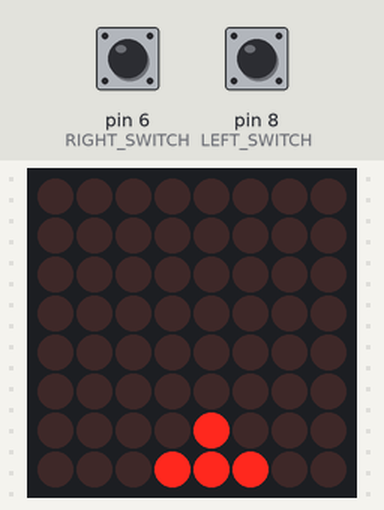
The sketch below on a simulated Arduino Uno, built with avr-gcc and run on an emulated ATmega328P. On the bench: 8×8 LED matrix. The inputs (shaded band) are chosen by the test bench; at power-on: pin 6 (RIGHT_SWITCH) HIGH, pin 8 (LEFT_SWITCH) HIGH.

Above: at 3.2 s.
3.3 s: pin 6 (RIGHT_SWITCH) pulled LOW for 0.15 s
At 3.52 s:
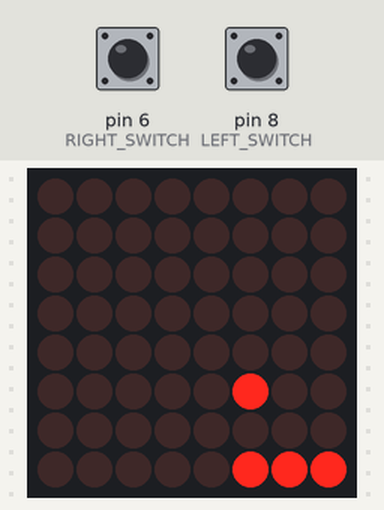
5.0 s: pin 8 (LEFT_SWITCH) pulled LOW for 1 s
At 5.32 s:
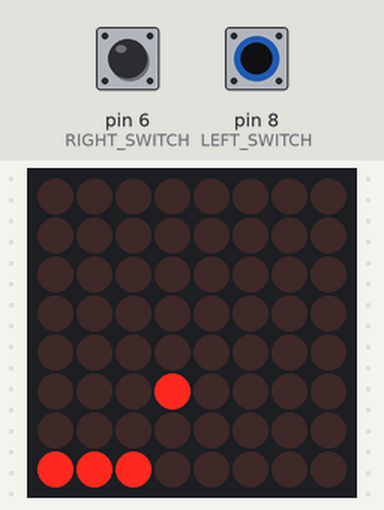
7.5 s: pin 6 (RIGHT_SWITCH) pulled LOW for 1 s
At 9.7 s:
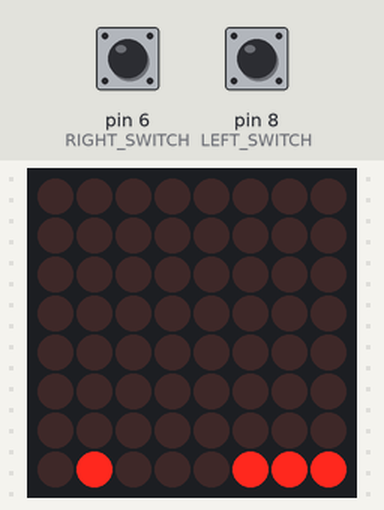
10.0 s: pin 8 (LEFT_SWITCH) pulled LOW for 3.2 s
At 13.4 s:
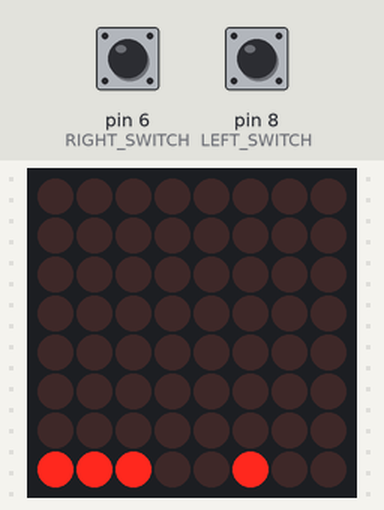
14.7 s: pin 8 (LEFT_SWITCH) pulled LOW for 0.15 s
At 15.02 s:
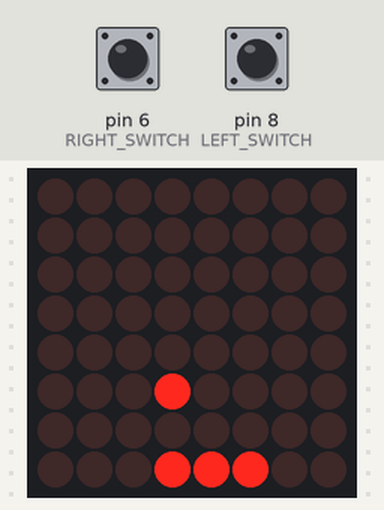
16.9 s: pin 6 (RIGHT_SWITCH) pulled LOW for 0.15 s
At 17.12 s:
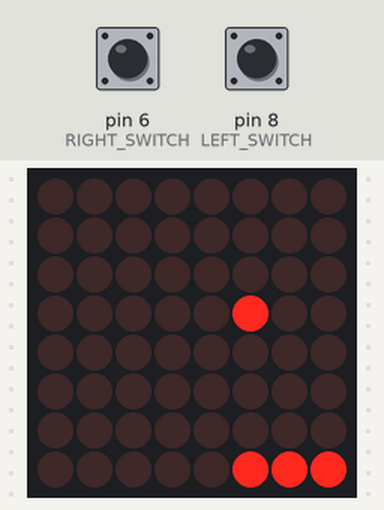

The sketch:

MD_MAX72xx_SimplePong.ino
```cpp
// Use the MD_MAX72XX library to play Pong
//
// Play pong on just one matrix. Bat is controlled by 2
// switches for left and right movement. Optionally use
// a pot on analog input to set the speed.
//

#include <MD_MAX72xx.h>
#include <SPI.h>

#define SPEED_FROM_ANALOG 0   // optional to use analog input for speed control
#define DEBUG 0   // Enable or disable (default) debugging output

#if DEBUG
#define PRINT(s, v)   { Serial.print(F(s)); Serial.print(v); }      // Print a string followed by a value (decimal)
#define PRINTX(s, v)  { Serial.print(F(s)); Serial.print(v, HEX); } // Print a string followed by a value (hex)
#define PRINTS(s)     { Serial.print(F(s)); }                       // Print a string
#else
#define PRINT(s, v)   // Print a string followed by a value (decimal)
#define PRINTX(s, v)  // Print a string followed by a value (hex)
#define PRINTS(s)     // Print a string
#endif

// --------------------
// MD_MAX72xx hardware definitions and object
// Define the number of devices we have in the chain and the hardware interface
// NOTE: These pin numbers will probably not work with your hardware and may
// need to be adapted
//
#define HARDWARE_TYPE MD_MAX72XX::PAROLA_HW
#define MAX_DEVICES 1
#define CLK_PIN   13  // or SCK
#define DATA_PIN  11  // or MOSI
#define CS_PIN    10  // or SS

MD_MAX72XX mx = MD_MAX72XX(HARDWARE_TYPE, CS_PIN, MAX_DEVICES);                      // SPI hardware interface
//MD_MAX72XX mx = MD_MAX72XX(HARDWARE_TYPE, DATA_PIN, CLK_PIN, CS_PIN, MAX_DEVICES); // Arbitrary pins

// --------------------
// Mode switch parameters
//
const uint8_t LEFT_SWITCH = 8;    // bat move right switch pin
const uint8_t RIGHT_SWITCH = 6;   // bat move right switch pin
#if SPEED_FROM_ANALOG
const uint8_t SPEED_POT = A5;
#endif

// --------------------
// Constant parameters
//
const uint32_t TEXT_MOVE_DELAY = 100;   // in milliseconds
const uint32_t BAT_MOVE_DELAY = 50;     // in milliseconds
const uint32_t BALL_MOVE_DELAY = 150;   // in milliseconds
const uint32_t END_GAME_DELAY = 2000;   // in milliseconds

const uint8_t BAT_SIZE = 3;             // in pixels, odd number looks best

char welcome[] = "PONG";
bool messageComplete;

// ========== General Variables ===========
//
uint32_t prevTime = 0;    // used for remembering the mills() value
uint32_t prevBatTime = 0; // used for bat timing

// ========== Control routines ===========
//

uint8_t scrollDataSource(uint8_t dev, MD_MAX72XX::transformType_t t)
// Callback function for data that is required for scrolling into the display
{
  static char* p;
  static enum { INIT, LOAD_CHAR, SHOW_CHAR, BETWEEN_CHAR } state = INIT;
  static uint8_t  curLen, showLen;
  static uint8_t  cBuf[15];
  uint8_t colData = 0;    // blank column is the default

  // finite state machine to control what we do on the callback
  switch(state)
  {
    case INIT:   // Load the new message
      p = welcome;
      messageComplete = false;
      state = LOAD_CHAR;
      break;

    case LOAD_CHAR: // Load the next character from the font table
      showLen = mx.getChar(*p++, sizeof(cBuf)/sizeof(cBuf[0]), cBuf);
      curLen = 0;
      state = SHOW_CHAR;

      // !! deliberately fall through to next state to start displaying

    case SHOW_CHAR: // display the next part of the character
      colData = cBuf[curLen++];
      if (curLen == showLen)
      {
        if (*p == '\0')    // end of message!
        {
          messageComplete = true;
          state = INIT;
        }
        else  // more to come
        {
          showLen = 1;
          curLen = 0;
          state = BETWEEN_CHAR;
        }
      }
      break;

    case BETWEEN_CHAR: // display inter-character spacing (blank columns)
      colData = 0;
      curLen++;
      if (curLen == showLen)
        state = LOAD_CHAR;
      break;

    default:
      state = LOAD_CHAR;
  }

  return(colData);
}

void scrollText(void)
{
  // Is it time to scroll the text?
  if (millis() - prevTime >= TEXT_MOVE_DELAY)
  {
    mx.transform(MD_MAX72XX::TSL);  // scroll along - the callback will load all the data
    prevTime = millis();      // starting point for next time
  }
}

void resetDisplay(void)
{
  mx.control(MD_MAX72XX::INTENSITY, MAX_INTENSITY/2);
  mx.control(MD_MAX72XX::UPDATE, MD_MAX72XX::ON);
  mx.clear();
}

inline bool swL(void) { return(digitalRead(LEFT_SWITCH) == LOW); }
inline bool swR(void) { return(digitalRead(RIGHT_SWITCH) == LOW); }
#if SPEED_FROM_ANALOG
inline uint32_t speed(void) { return(30 + analogRead(SPEED_POT)/4); }
#else
inline uint32_t speed(void) { return(BALL_MOVE_DELAY); }
#endif

void drawBat(int8_t x, int8_t y, bool bOn = true)
{
  for (uint8_t i=0; i<BAT_SIZE; i++)
    mx.setPoint(y, x + i, bOn);
}

void drawBall(int8_t x, int8_t y, bool bOn = true)
{
  mx.setPoint(y, x, bOn);
}

void setup(void)
{
  mx.begin();

  pinMode(LEFT_SWITCH, INPUT_PULLUP);
  pinMode(RIGHT_SWITCH, INPUT_PULLUP);
#if SPEED_FROM_ANALOG
  pinMode(SPEED_POT, INPUT);
#endif

#if DEBUG
  Serial.begin(57600);
#endif
  PRINTS("\n[MD_MAX72XX Simple Pong]");
}

void loop(void)
{
  static enum:uint8_t { INIT, WELCOME, PLAY_INIT, WAIT_START, PLAY, END } state = INIT;

  static int8_t ballX, ballY;
  static int8_t batX;
  const int8_t batY = ROW_SIZE - 1;

  static int8_t deltaX, deltaY;   // initialisesd in FSM

  switch (state)
  {
  case INIT:
    PRINTS("\n>>INIT");
    resetDisplay();
    mx.setShiftDataInCallback(scrollDataSource);
    prevTime = 0;
    state = WELCOME;
    break;

  case WELCOME:
    PRINTS("\n>>WELCOME");
    scrollText();
    if (messageComplete) state = PLAY_INIT;
    break;

  case PLAY_INIT:
    PRINTS("\n>>PLAY_INIT");
    mx.setShiftDataInCallback(nullptr);
    state = WAIT_START;
    mx.clear();
    batX = (COL_SIZE - BAT_SIZE) / 2;
    ballX = batX + (BAT_SIZE / 2);
    ballY = batY - 1;
    deltaY = -1;            // always heading up at the start
    deltaX = 0;             // initialized in the direction of first bat movement
    drawBat(batX, batY);
    drawBall(ballX, ballY);
    break;

  case WAIT_START:
    //PRINTS("\n>>WAIT_START");
    if (swL()) deltaX = 1;
    if (swR()) deltaX = -1;
    if (deltaX != 0)
    {
      prevTime = prevBatTime = millis();
      state = PLAY;
    }
    break;

  case PLAY:
    // === Move the bat if time has expired
    if (millis() - prevBatTime >= BAT_MOVE_DELAY)
    {
      if (swL())  // left switch move
      {
        PRINTS("\n>>PLAY - move bat L");
        drawBat(batX, batY, false);
        batX++;
        if (batX + BAT_SIZE >= COL_SIZE) batX = COL_SIZE - BAT_SIZE;
        drawBat(batX, batY);
      }

      if (swR())  // right switch move
      {
        PRINTS("\n>>PLAY - move bat R");
        drawBat(batX, batY, false);
        batX--;
        if (batX < 0) batX = 0;
        drawBat(batX, batY);
      }

      prevBatTime = millis();       // set up for next time;
    }

    // === Move the ball if its time to do so
    if (millis() - prevTime >= speed())
    {
      PRINTS("\n>>PLAY - ");

      drawBall(ballX, ballY, false);

      // new ball positions
      ballX += deltaX;
      ballY += deltaY;

      // check for edge collisions
      if (ballX >= COL_SIZE - 1 || ballX <= 0)   // side bounce
      {
        PRINTS("side bounce");
        deltaX *= -1;
      }
      if (ballY <= 0)
      {
        PRINTS("top bounce");
        deltaY *= -1;  // top bounce
      }

      //=== Check for side bounce/bat collision
      if (ballY == batY - 1 && deltaY == 1)  // just above the bat and travelling towards it
      {
        PRINT("check bat x=", batX); PRINTS(" - ");
        if ((ballX >= batX) && (ballX <= batX + BAT_SIZE - 1)) // over the bat - just bounce vertically
        {
          deltaY = -1;
          PRINT("bounce off dy=", deltaY);
        }
        else if ((ballX == batX - 1) || ballX == batX + BAT_SIZE) // hit corner of bat - also bounce horizontal
        {
          deltaY = -1;
          if (ballX != COL_SIZE-1 && ballX != 0)    // edge effects elimination
            deltaX *= -1;
          PRINT("hit corner dx=", deltaX);
          PRINT(" dy=", deltaY);
        }
      }

      drawBall(ballX, ballY);

      // check if end of game
      if (ballY == batY)
      {
        PRINTS("\n>>PLAY - past bat! -> end of game");
        state = END;
      }

      prevTime = millis();
    }
    break;

  case END:
    if (millis() - prevTime >= END_GAME_DELAY)
    {
      PRINTS("\n>>END");
      state = PLAY_INIT;
    }
    break;

   default:
     PRINT("\n>>UNHANDLED !!! ", state);
     state = INIT;
     break;
  }
}
```

Measured:
- after the input at 3.3 s, the display: first changes after 0.05 s (image 1 shows a later state)
- after the input at 5.0 s, the display: first changes at once (image 2 shows a later state)
- after the input at 7.5 s, the display: first changes at once (image 3 shows a later state)
- after the input at 10.0 s, the display: first differs from a run without the input after 0.90 s (image 4 shows a later state)
- after the input at 14.7 s, the display: first differs from a run without the input after 0.25 s (image 5)
- after the input at 16.9 s, the display: first changes at once (image 6 shows a later state)
